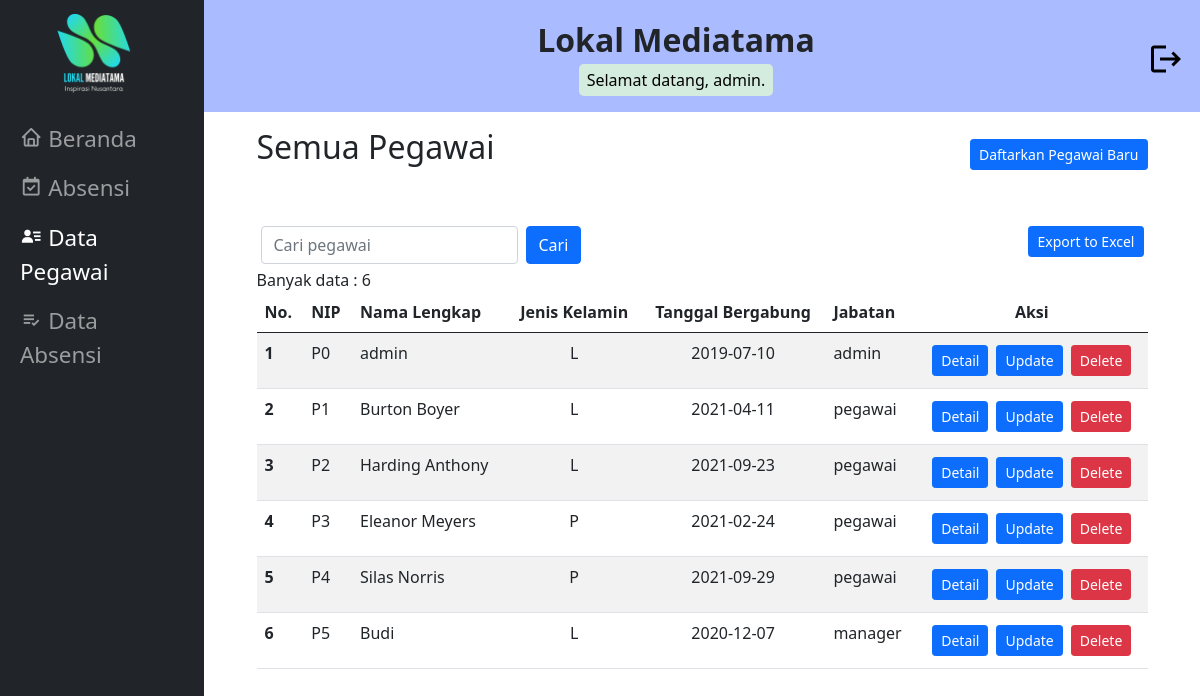
/absensi_pegawai/data_pegawai.php (signed in), run on the app's committed database.
### tables this page shows
CREATE TABLE `tabel_info` (
  `nm_perusahaan` varchar(50) NOT NULL,
  `logo1` varchar(50) NOT NULL,
  `logo2` varchar(50) NOT NULL,
  `gbr_gedung` varchar(50) NOT NULL,
  `visi` text NOT NULL,
  `misi` text NOT NULL
);

CREATE TABLE `pegawai` (
  `nip` varchar(12) NOT NULL,
  `nama_lengkap` varchar(30) DEFAULT NULL,
  `jK` enum('L','P') DEFAULT NULL,
  `alamat` varchar(40) DEFAULT NULL,
  `tgl_lahir` date DEFAULT NULL,
  `kota` varchar(15) DEFAULT NULL,
  `tgl_gabung` date DEFAULT NULL,
  `no_telp` varchar(15) DEFAULT NULL,
  `email` varchar(50) DEFAULT NULL,
  `jabatan` varchar(20) DEFAULT NULL,
  `foto` varchar(100) DEFAULT NULL,
  `username` varchar(50) DEFAULT NULL,
  `password` varchar(32) DEFAULT NULL,
  `level` varchar(10) NOT NULL
);

### absensi_pegawai/data_pegawai.php (the view, shortened to what this page needs)
<?php
$title = "Data Pegawai";
include "includes/header.php";
?>
<div class="container-fluid align-items-center">
   <div class="col-11 mx-auto d-md-flex align-items-baseline justify-content-between mt-3">
      <h1 class="fs-2">Semua Pegawai</h1>
      <div>
         <a class="btn btn-primary btn-sm my-1" role="button" href="form_daftar.php">Daftarkan Pegawai Baru</a>
      </div>
   </div>
   <div class="table-responsive col-11 my-5 mx-auto">
      <table class="table table-striped">
         <div class="d-flex">
            <form action="" method="post">
               <div class="col-auto p-1">
                  <input class="form-control" type="text" name="keyword" placeholder="Cari pegawai" autocomplete="off">
               </div>
               <div class="col-auto p-1">
                  <button class="btn btn-primary" type="submit" name="cari">Cari</button>
               </div>
            </form>
            <div class="ms-auto pe-1">
               <a class="btn btn-primary btn-sm my-1" role="button" href="export_pegawai.php" target="_blank">Export to Excel</a>
            </div>
         </div>
         <thead>
            <tr>
               <th scope="col">No.</th>
               <th scope="col">NIP</th>
               <th scope="col">Nama Lengkap</th>
               <th scope="col" class="text-center" >Jenis Kelamin</th>
               <th scope="col" class="text-center" >Tanggal Bergabung</th>
               <th scope="col">Jabatan</th>
               <th scope="col" class="text-center" >Aksi</th>
            </tr>
         </thead>
         <tbody>
         <?php
         include "proses/koneksi.php";
         $query = "SELECT * FROM pegawai;";
         $hasil = mysqli_query($koneksi, $query);
         $no = 1;
         while ($data = mysqli_fetch_array($hasil)) {?>
            <tr>
               <th scope="row"><?php echo $no++; ?></th>
               <td> <?php echo $data['nip']; ?> </td>
               <td> <?php echo $data['nama_lengkap']; ?> </td>
               <td class="text-center" > <?php echo $data['jK']; ?> </td>
               <td class="text-center" > <?php echo $data['tgl_gabung']; ?> </td>
               <td> <?php echo $data['jabatan']; ?> </td>
               <td>
                  <div class="d-grid col gap-2 d-lg-flex justify-content-center">
                     <a class="btn btn-primary btn-sm my-1" role="button" href="detail.php?nip=<?php echo $data['nip']; ?>">Detail</a>
                     <a class="btn btn-primary btn-sm my-1" role="button" href="update.php?nip=<?php echo $data['nip']; ?>">Update</a>
                     <a class="btn btn-danger btn-sm my-1" role="button" href="delete.php?nip=<?php echo $data['nip']; ?>" onclick="return confirm('Apakah Anda yakin?')" >Delete</a>
                  </div>
               </td>
            </tr>
         <?php  } ?>
         </tbody>
      </table>
   </div>
</div>
</main>
</body>
</html>

### absensi_pegawai/includes/header.php (shortened to what this page needs)
<?php
include "proses/koneksi.php";
$query = "SELECT nm_perusahaan, logo2 FROM tabel_info;";
$hasil = mysqli_query($koneksi, $query);
$data = mysqli_fetch_array($hasil);
?>
<!doctype html>
<html lang="en">
<head>
   <link rel="stylesheet" href="css_js_gambar/bootstrap/css/bootstrap.min.css">
   <link rel="stylesheet" href="css_js_gambar/style.css">
   <link href='https://unpkg.com/boxicons@2.0.9/css/boxicons.min.css' rel='stylesheet'>
</head>
<body>
<header class="navbar-header">
   <nav class="navbar navbar-expand-lg navbar-dark nav-container bg-dark">
      <div class="container align-items-start nav-container">
      <div class="collapse navbar-collapse flex-column flex-grow-0" id="navbarSupportedContent">
         <a class="navbar-brand nav-logo d-flex mb-3" href="beranda.php">
            <img class="logo mx-auto" src="css_js_gambar/gambar/<?= $data['logo2'] ?>" alt="LOGO">
         </a>
         <ul class="navbar-nav me-auto mb-2 mb-lg-0 flex-column  nav-ul">
            <li class="nav-item">
               <a class="nav-link <?php  if($title == "Beranda"){ echo "active\" aria-current=\"page"; }?>"  href="beranda.php"><i class='bx bx-home' ></i>  Beranda</a>
            </li>
            <li class="nav-item">
               <a class="nav-link <?php  if($title == "Formulir Absensi Pegawai"){ echo "active\" aria-current=\"page"; }?>" href="form_absen.php"><i class='bx bx-calendar-check'></i>  Absensi</a>
            </li>
            <?php
            if($_SESSION['level']=="admin"){
               echo "<li class=\"nav-item\">";
               echo "<a class=\"nav-link";
                  if($title == "Data Pegawai"){
                     echo " active\" aria-current=\"page";
                  }
               echo "\" href=\"data_pegawai.php\"><i class='bx bxs-user-detail'></i>  Data Pegawai</a>";
               echo "</li>";
            }
            ?>
            <li class="nav-item">
               <a class="nav-link <?php  if($title == "Data Absensi"){ echo "active\" aria-current=\"page"; }?>" href="data_absensi.php"><i class='bx bx-list-check' ></i>  Data Absensi</a>
            </li>
         </ul>
      </div>
      </div>
   </nav>
</header>
<main class="main-header">
   <div class="main-content container-main p-0 container-fluid ">
      <div class="d-flex flex-column flex-lg-row justify-content-center align-items-center fs-3 py-3 text-center text-dark bg-header">
         <div class="order-2 order-lg-1 ms-lg-auto">
            <div class="fw-bold fs-2"><?= $data['nm_perusahaan'] ?></div>
            <div class="fs-6 text-black text-center py-1 px-2 mx-auto rounded-3 bg-custom width-custom">Selamat datang, <?php echo $_SESSION['username']; ?>.</div>
         </div>
         <div class="pe-3 order-1 order-lg-2 align-self-end align-self-lg-center ms-lg-auto">
            <a class="logout-icon" href="proses/logout.php" title="logout">
               <svg height="36px" viewBox="0 0 24 24" width="36px">
                     <path d="M0 0h24v24H0z" fill="none"/><path d="M17 7l-1.41 1.41L18.17 11H8v2h10.17l-2.58 2.58L17 17l5-5zM4 5h8V3H4c-1.1 0-2 .9-2 2v14c0 1.1.9 2 2 2h8v-2H4V5z"/>
               </svg>
            </a>
         </div>
      </div>

### absensi_pegawai/css_js_gambar/style.css (style rules this page uses)
html, body { height: 100%; margin: 0; }
.bg-header { background: #aabbff; }
.bg-custom { background: #d4ecdd; }
.nav-logo { font-size: 1.4rem; }
.nav-ul { font-size: 1.2rem; }
.logo { display: none; width: 45%; }
.logout-icon svg { fill: #000000; }
.nav-logo, .width-custom { width: fit-content; }
@media (min-width: 992px) { .logo { display: block; } }
@media (min-width: 992px) { .nav-logo { font-size: 1.8rem; } }
@media (min-width: 992px) { .nav-ul { font-size: 1.4rem; } }
@media (min-width: 992px) { .navbar-header { width: 17%; position: fixed; } }
@media (min-width: 992px) { .navbar-header, .nav-container { height: 100%; } }
@media (min-width: 992px) { .main-header { margin-left: 17%; } }

### data on the page
tabel_info: logo2 (picture), nm_perusahaan "Lokal Mediatama"
pegawai: nip "P0", nama_lengkap "admin", jK "L", tgl_gabung "2019-07-10", jabatan "admin"
pegawai: nip "P1", nama_lengkap "Burton Boyer", jK "L", tgl_gabung "2021-04-11", jabatan "pegawai"
pegawai: nip "P2", nama_lengkap "Harding Anthony", jK "L", tgl_gabung "2021-09-23", jabatan "pegawai"
pegawai: nip "P3", nama_lengkap "Eleanor Meyers", jK "P", tgl_gabung "2021-02-24", jabatan "pegawai"
pegawai: nip "P4", nama_lengkap "Silas Norris", jK "P", tgl_gabung "2021-09-29", jabatan "pegawai"
pegawai: nip "P5", nama_lengkap "Budi", jK "L", tgl_gabung "2020-12-07", jabatan "manager"

### other printed values
$_SESSION['username'] "admin"
